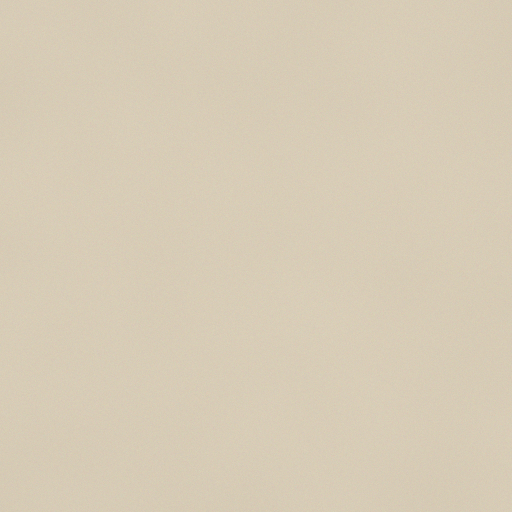
#> input picture examples/synthetic/day_00.png, 512 x 512 px
$ python -i coverage.py   (imports and definitions only)
#> lines starting #> are read from the running program, lines starting #| are printed output that depends on the picture; after the words box and inside, x2 and y2 are one past the last pixel; in counts of white or black regions, pixels touching at a corner belong together
"""Coverage estimation for marine fouling settlement plates.

The estimator is deliberately simple and auditable: the plate surface is
modelled by a single background colour, every pixel is scored by its CIELAB
colour distance (delta-E 1976) from that background, and the score map is
thresholded to obtain the fouled area.

No trained model and no camera calibration are involved, so the same code runs
on any RGB photograph of a settlement plate, provided the plate surface fills
most of the cropped frame and fouling is chromatically distinct from it.
"""

from __future__ import annotations

from dataclasses import dataclass

import numpy as np
from scipy import ndimage as ndi
from skimage.color import rgb2lab
from skimage.filters import threshold_otsu

__all__ = [
    "CoverageResult",
    "analyze_coverage",
    "as_float_rgb",
    "coverage_map",
    "estimate_background",
    "fouling_mask",
    "fouling_score",
]

_MAD_TO_SIGMA = 1.4826
_NOISE_SIGMAS = 3.0
_MIN_FOULING_DELTA_E = 3.0
"""Absolute floor for the adaptive threshold, in delta-E units.

Camera noise and mild illumination gradients stay well below 3 delta-E for a
uniformly lit plate, while settled organisms and biofilm are tens of delta-E
away. The floor is what keeps a clean plate at zero coverage instead of
reporting the tail of the noise distribution.
"""

_EPS = 1e-9


@dataclass(frozen=True)
class CoverageResult:
    """Output of one coverage estimate.

    Attributes:
        fraction: Covered fraction of the analysed region, in [0, 1].
        heat: Per-pixel relative fouling signal, normalised to [0, 1] by the
            99th percentile of the analysed region.
        mask: Boolean fouled-pixel mask at the selected threshold.
        threshold: Threshold in CIELAB distance units (delta-E 1976).
        background_rgb: Background colour the score was computed against,
            as float RGB in [0, 1].
    """

    fraction: float
    heat: np.ndarray
    mask: np.ndarray
    threshold: float
    background_rgb: np.ndarray


def as_float_rgb(img: np.ndarray) -> np.ndarray:
    """Return an ``(H, W, 3)`` float RGB image in [0, 1].

    Args:
        img: Grayscale ``(H, W)``, RGB ``(H, W, 3)`` or RGBA ``(H, W, 4)``
            array. Integer dtypes are scaled by their dtype maximum; float
            input is clipped to [0, 1].

    Returns:
        Float64 RGB array of shape ``(H, W, 3)``.

    Raises:
        ValueError: If the array is not 2-D, or is 3-D with a channel count
            other than 3 or 4.
    """
    arr = np.asarray(img)
    if arr.ndim == 2:
        arr = np.repeat(arr[:, :, None], 3, axis=2)
    if arr.ndim != 3 or arr.shape[2] not in (3, 4):
        raise ValueError(f"expected an (H, W, 3) or (H, W, 4) image, got shape {arr.shape}")
    arr = arr[:, :, :3]
    if arr.dtype == np.uint8:
        return arr.astype(np.float64) / 255.0
    if arr.dtype == np.uint16:
        return arr.astype(np.float64) / 65535.0
    return np.clip(arr.astype(np.float64), 0.0, 1.0)


def _region_mask(shape: tuple[int, int], roi: np.ndarray | None) -> np.ndarray:
    """Return the boolean analysis region, defaulting to the whole image."""
    if roi is None:
        return np.ones(shape, dtype=bool)
    mask = np.asarray(roi, dtype=bool)
    if mask.shape != shape:
        raise ValueError(f"roi shape {mask.shape} does not match image shape {shape}")
    if not mask.any():
        raise ValueError("roi selects no pixels")
    return mask


def estimate_background(
    img: np.ndarray,
    *,
    roi: np.ndarray | None = None,
    levels: int = 8,
) -> np.ndarray:
    """Estimate the dominant plate colour of an image.

    Colours are quantised into ``levels`` bins per channel and the most
    populated bin is taken as the plate background; the returned colour is the
    per-channel median of the pixels in that bin, which is robust to sensor
    noise and to a scattered minority of fouled pixels.

    Args:
        img: Image array accepted by :func:`as_float_rgb`.
        roi: Optional boolean region to estimate from.
        levels: Histogram bins per channel (default 8, i.e. 32 grey levels).

    Returns:
        Float RGB background colour, shape ``(3,)``.

    Raises:
        ValueError: If ``roi`` does not match the image shape or selects no
            pixels.
    """
    rgb = as_float_rgb(img)
    region = _region_mask(rgb.shape[:2], roi)
    pixels = rgb[region]
    quantised = np.clip((pixels * levels).astype(np.int64), 0, levels - 1)
    keys = (quantised[:, 0] * levels + quantised[:, 1]) * levels + quantised[:, 2]
    counts = np.bincount(keys, minlength=levels**3)
    dominant = int(np.argmax(counts))
    return np.median(pixels[keys == dominant], axis=0)


def fouling_score(img: np.ndarray, background_rgb: np.ndarray) -> np.ndarray:
    """CIELAB distance of every pixel from ``background_rgb``.

    Colour distances are computed in the perceptually uniform CIELAB space, so
    a single threshold is meaningful for dark barnacles and pale tube worms
    alike, and is only weakly affected by brightness changes of the lamp.

    Args:
        img: Image array accepted by :func:`as_float_rgb`.
        background_rgb: Reference colour as float RGB in [0, 1].

    Returns:
        Float64 score map, same height and width as ``img``.

    Raises:
        ValueError: If ``background_rgb`` does not hold three values.
    """
    rgb = as_float_rgb(img)
    lab = rgb2lab(rgb)
    background = np.asarray(background_rgb, dtype=np.float64).ravel()
    if background.size != 3:
        raise ValueError(f"background_rgb must hold 3 values, got {background.size}")
    background = np.clip(background, 0.0, 1.0).reshape(1, 1, 3)
    background_lab = rgb2lab(background)[0, 0]
    return np.linalg.norm(lab - background_lab, axis=-1)


def analyze_coverage(
    img: np.ndarray,
    *,
    background: np.ndarray | None = None,
    roi: np.ndarray | None = None,
    smooth_sigma: float = 2.0,
    min_delta_e: float | None = None,
) -> CoverageResult:
    """Estimate coverage and return the intermediate maps.

    The score map is smoothed, then thresholded at the largest of: the Otsu
    threshold of the analysed region, a robust noise floor (median + 3 sigma of
    the MAD-based noise estimate) and a 3 delta-E absolute floor. The two floors
    keep an unfouled plate at zero coverage instead of splitting sensor noise in
    half; Otsu dominates as soon as genuine fouling is present.

    Args:
        img: Image array accepted by :func:`as_float_rgb`.
        background: Optional explicit plate colour as float RGB in [0, 1].
            Estimate it with :func:`estimate_background` when the plate covers
            less than about half of the frame.
        roi: Optional boolean region to analyse, e.g. the plate disc when the
            photograph includes the surrounding tray.
        smooth_sigma: Gaussian smoothing sigma of the score map, in pixels.
            Use 0 to threshold the raw pixel score.
        min_delta_e: Optional absolute threshold in delta-E units, overriding
            the adaptive threshold entirely.

    Returns:
        :class:`CoverageResult` with fraction, heatmap, mask and threshold.

    Raises:
        ValueError: If ``background`` or ``roi`` is malformed.
    """
    rgb = as_float_rgb(img)
    region = _region_mask(rgb.shape[:2], roi)
    if background is None:
        bg = estimate_background(rgb, roi=region)
    else:
        bg = np.asarray(background, dtype=np.float64).ravel()
        if bg.size != 3:
            raise ValueError(f"background must hold 3 values, got {bg.size}")
        bg = np.clip(bg, 0.0, 1.0)

    score = fouling_score(rgb, bg)
    smooth = ndi.gaussian_filter(score, smooth_sigma) if smooth_sigma > 0 else score
    values = smooth[region]
    if values.size == 0:
        raise ValueError("roi selects no pixels")

    if float(values.max()) <= _EPS:
        heat = np.zeros_like(smooth)
        mask = np.zeros_like(region)
        threshold = float("inf")
    else:
        median = float(np.median(values))
        mad = float(np.median(np.abs(values - median)))
        noise_floor = median + _NOISE_SIGMAS * _MAD_TO_SIGMA * mad
        otsu = float(threshold_otsu(values))
        threshold = (
            float(min_delta_e)
            if min_delta_e is not None
            else max(otsu, noise_floor, _MIN_FOULING_DELTA_E)
        )
        mask = (smooth > threshold) & region
        unit = max(float(np.percentile(values, 99.0)), _EPS)
        heat = np.clip(smooth / unit, 0.0, 1.0)
    heat = np.where(region, heat, 0.0)
    fraction = float(mask.sum()) / float(region.sum())
    return CoverageResult(
        fraction=fraction,
        heat=heat,
        mask=mask,
        threshold=threshold,
        background_rgb=np.asarray(bg, dtype=np.float64),
    )


def coverage_map(img: np.ndarray, **kwargs: object) -> tuple[float, np.ndarray]:
    """Estimate the covered fraction and a relative fouling heatmap.

    This is the two-value convenience wrapper around
    :func:`analyze_coverage`; pass its keyword arguments through to select a
    background colour, a region of interest or a fixed threshold.

    Args:
        img: Image array accepted by :func:`as_float_rgb`.
        **kwargs: Forwarded to :func:`analyze_coverage`.

    Returns:
        ``(fraction, heat)``: covered fraction in [0, 1] and a float heatmap
        in [0, 1] of the same height and width as ``img``.
    """
    result = analyze_coverage(img, **kwargs)
    return result.fraction, result.heat


def fouling_mask(img: np.ndarray, **kwargs: object) -> np.ndarray:
    """Return the boolean fouled-pixel mask.

    Args:
        img: Image array accepted by :func:`as_float_rgb`.
        **kwargs: Forwarded to :func:`analyze_coverage`.

    Returns:
        Boolean mask of the same height and width as ``img``.
    """
    return analyze_coverage(img, **kwargs).mask

>>> import cv2
>>> picture = cv2.cvtColor(cv2.imread('../../examples/synthetic/day_00.png'), cv2.COLOR_BGR2RGB)
>>> result = analyze_coverage(picture)
#> in as_float_rgb, `return arr.astype(np.float64) / 255.0`:
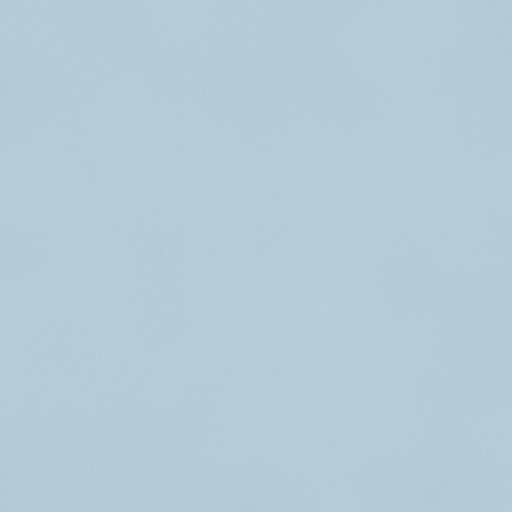
#> returned value: shape (512, 512, 3) float64; mean of channels 0, 1, 2 0.843, 0.798, 0.713; drawn as B, G, R
#> in _region_mask (call 2), `mask = np.asarray(roi, dtype=bool)`: mask: shape (512, 512) bool; every value is 1
#> in estimate_background, `counts = np.bincount(keys, minlength=levels**3)`: counts = 512 values, max 262135 at index 437, min 0 at index 0, mean 512
#> in estimate_background, `dominant = int(np.argmax(counts))`: dominant = 437
#> in analyze_coverage, `bg = estimate_background(rgb, roi=region)`: bg = [0.843, 0.8, 0.714]
#> in fouling_score, `lab = rgb2lab(rgb)`: lab: shape (512, 512, 3) float64; mean of channels 0, 1, 2 82.3, 0.4, 12.2
#> in fouling_score, `background = np.clip(background, 0.0, 1.0).reshape(1, 1, 3)`: background = [[0.843, 0.8, 0.714]]
#> in fouling_score, `background_lab = rgb2lab(background)[0, 0]`: background_lab = [82.38, 0.171, 12.34]
#> in fouling_score, `return np.linalg.norm(lab - background_lab, axis=-1)`:
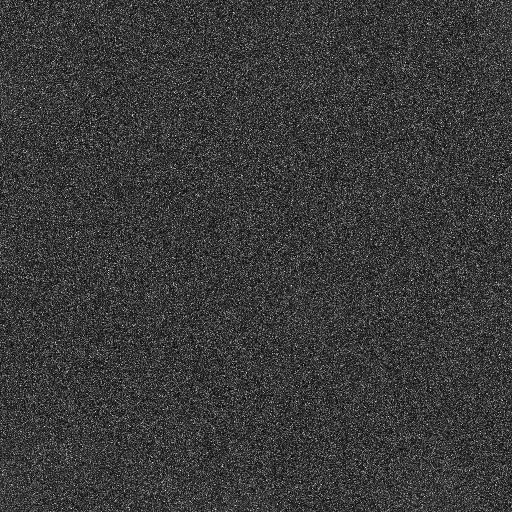
#> returned value: shape (512, 512) float64; min 6.18e-14, max 7.71, mean 1.76; drawn with min black and max white
#> in analyze_coverage, `smooth = ndi.gaussian_filter(score, smooth_sigma) if smooth_sigma > 0 ..`:
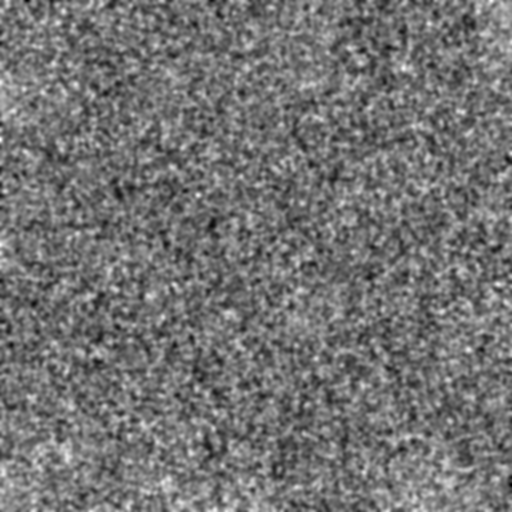
#> smooth: shape (512, 512) float64; min 1.21, max 2.42, mean 1.76; drawn with min black and max white
#> in analyze_coverage, `median = float(np.median(values))`: median = 1.75
#> in analyze_coverage, `mad = float(np.median(np.abs(values - median)))`: mad = 0.0899
#> in analyze_coverage, `noise_floor = median + _NOISE_SIGMAS * _MAD_TO_SIGMA * mad`: noise_floor = 2.15
#> in analyze_coverage, `otsu = float(threshold_otsu(values))`: otsu = 1.76
#> in analyze_coverage, `threshold = ( float(min_delta_e) if min_delta_e is not None else max(o..`: threshold = 3
#> in analyze_coverage, `mask = (smooth > threshold) & region`: mask: shape (512, 512) bool; every value is 0
#> in analyze_coverage, `unit = max(float(np.percentile(values, 99.0)), _EPS)`: unit = 2.1
#> in analyze_coverage, `heat = np.clip(smooth / unit, 0.0, 1.0)`:
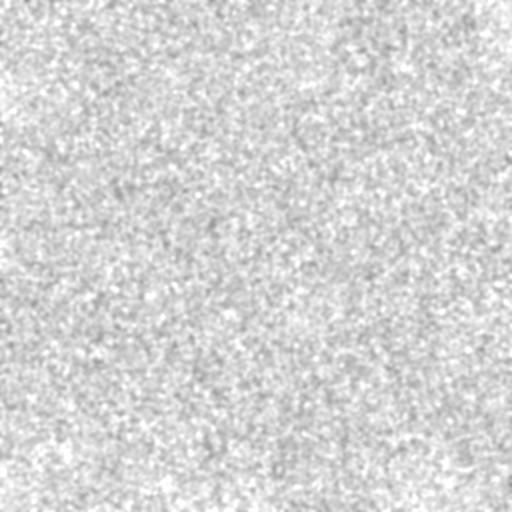
#> heat: shape (512, 512) float64; min 0.576, max 1, mean 0.836
#> in analyze_coverage, `fraction = float(mask.sum()) / float(region.sum())`: fraction = 0

$ run again, on examples/synthetic/day_07.png
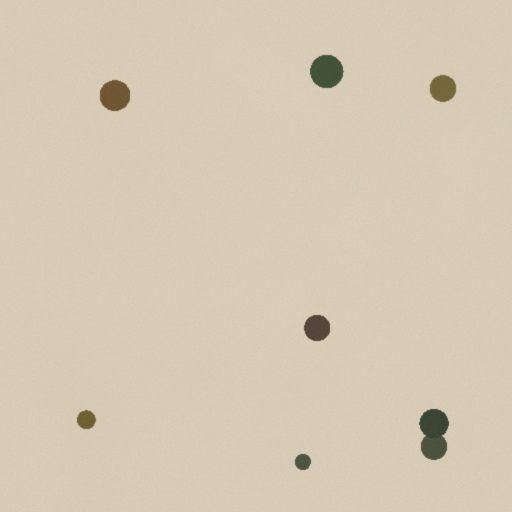
#> input picture examples/synthetic/day_07.png, 512 x 512 px
#> in as_float_rgb, `return arr.astype(np.float64) / 255.0`:
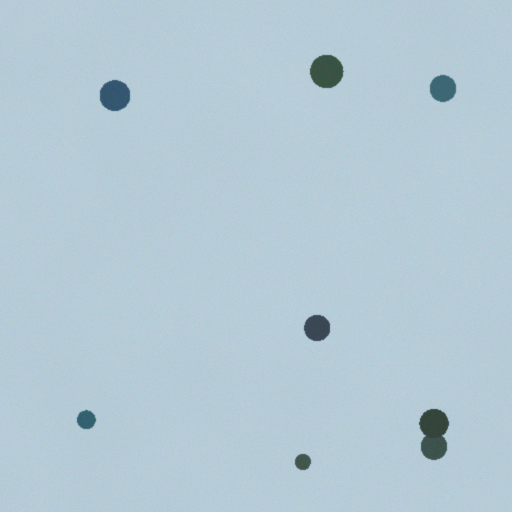
#> returned value: shape (512, 512, 3) float64; mean of channels 0, 1, 2 0.835, 0.79, 0.705; drawn as B, G, R
#> counts = 512 values, max 257194 at index 437, min 0 at index 0, mean 512
#> dominant = 437
#> bg = [0.843, 0.8, 0.714]
#> lab: shape (512, 512, 3) float64; mean of channels 0, 1, 2 81.5, 0.3, 12.3
#> in fouling_score, `background = np.clip(background, 0.0, 1.0).reshape(1, 1, 3)`: background = [[0.843, 0.8, 0.714]]
#> background_lab = [82.38, 0.171, 12.34]
#> median = 1.76
#> mad = 0.0925
#> noise_floor = 2.17
#> otsu = 22.25
#> in analyze_coverage, `mask = (smooth > threshold) & region`:
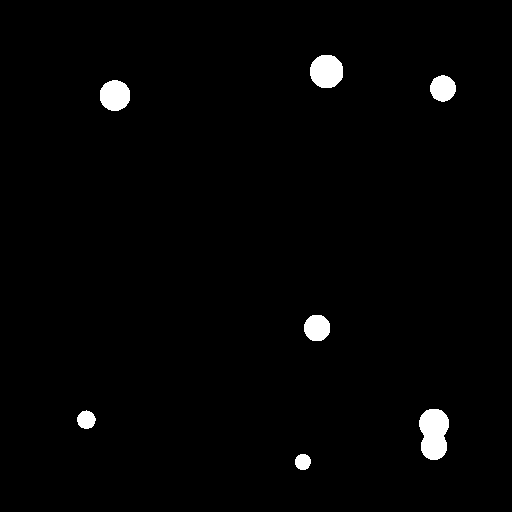
#> mask: shape (512, 512) bool; 1.7% white; 7 white regions, largest, box (x1, y1, x2, y2) and area: (419, 409, 449, 460) 1216, (310, 55, 343, 88) 888, (100, 80, 130, 111) 746
#> unit = 42.05
#> fraction = 0.0168

$ run again, on examples/synthetic/day_14.png
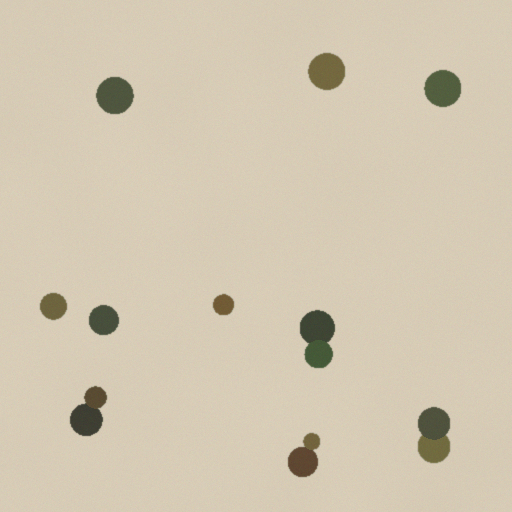
#> input picture examples/synthetic/day_14.png, 512 x 512 px
#> counts = 512 values, max 250991 at index 437, min 0 at index 0, mean 512
#> dominant = 437
#> bg = [0.843, 0.796, 0.714]
#> lab: shape (512, 512, 3) float64; mean of channels 0, 1, 2 80.5, 0.2, 12.4
#> in fouling_score, `background = np.clip(background, 0.0, 1.0).reshape(1, 1, 3)`: background = [[0.843, 0.796, 0.714]]
#> background_lab = [82.13, 0.694, 11.98]
#> median = 1.78
#> mad = 0.0996
#> noise_floor = 2.23
#> otsu = 22.3
#> in analyze_coverage, `mask = (smooth > threshold) & region`:
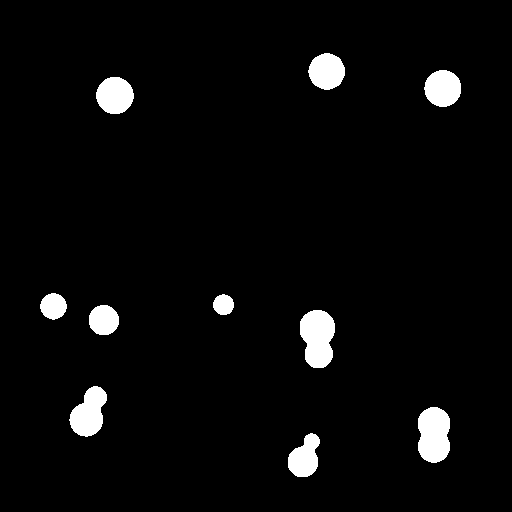
#> mask: shape (512, 512) bool; 3.9% white; 10 white regions, largest, box (x1, y1, x2, y2) and area: (300, 310, 335, 368) 1585, (418, 407, 450, 463) 1518, (69, 386, 107, 437) 1256
#> unit = 48.67
#> in analyze_coverage, `heat = np.clip(smooth / unit, 0.0, 1.0)`:
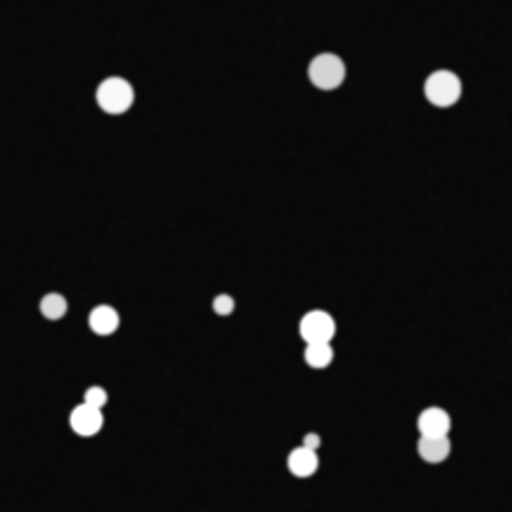
#> heat: shape (512, 512) float64; min 0.0229, max 1, mean 0.0716
#> fraction = 0.0386

$ run again, on examples/synthetic/day_21.png
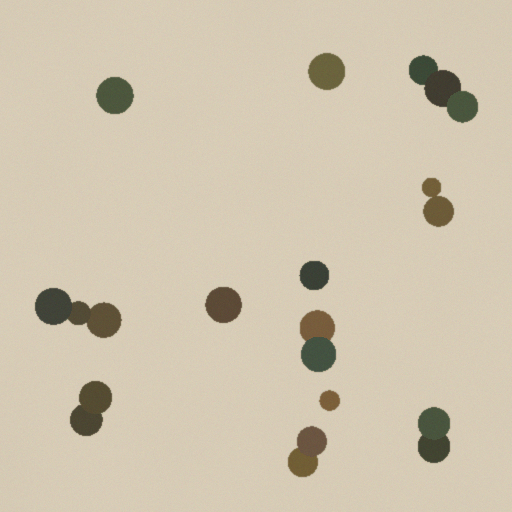
#> input picture examples/synthetic/day_21.png, 512 x 512 px
#> in as_float_rgb, `return arr.astype(np.float64) / 255.0`:
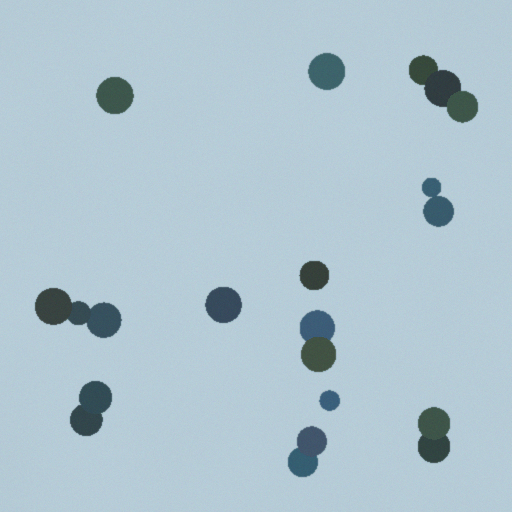
#> returned value: shape (512, 512, 3) float64; mean of channels 0, 1, 2 0.811, 0.768, 0.683; drawn as B, G, R
#> counts = 512 values, max 244289 at index 437, min 0 at index 0, mean 512
#> dominant = 437
#> bg = [0.843, 0.796, 0.714]
#> lab: shape (512, 512, 3) float64; mean of channels 0, 1, 2 79.2, 0.2, 12.4
#> in fouling_score, `background = np.clip(background, 0.0, 1.0).reshape(1, 1, 3)`: background = [[0.843, 0.796, 0.714]]
#> background_lab = [82.13, 0.694, 11.98]
#> median = 1.78
#> mad = 0.104
#> noise_floor = 2.25
#> otsu = 23.37
#> in analyze_coverage, `mask = (smooth > threshold) & region`:
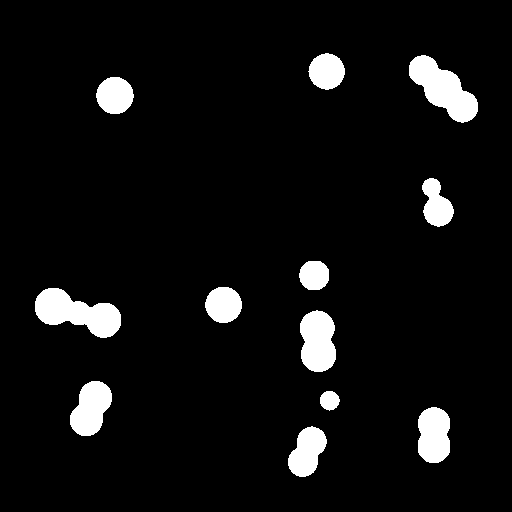
#> mask: shape (512, 512) bool; 6.2% white; 12 white regions, largest, box (x1, y1, x2, y2) and area: (35, 288, 121, 338) 2474, (409, 55, 478, 123) 2398, (300, 310, 336, 372) 1809
#> unit = 52.71
#> fraction = 0.0622
